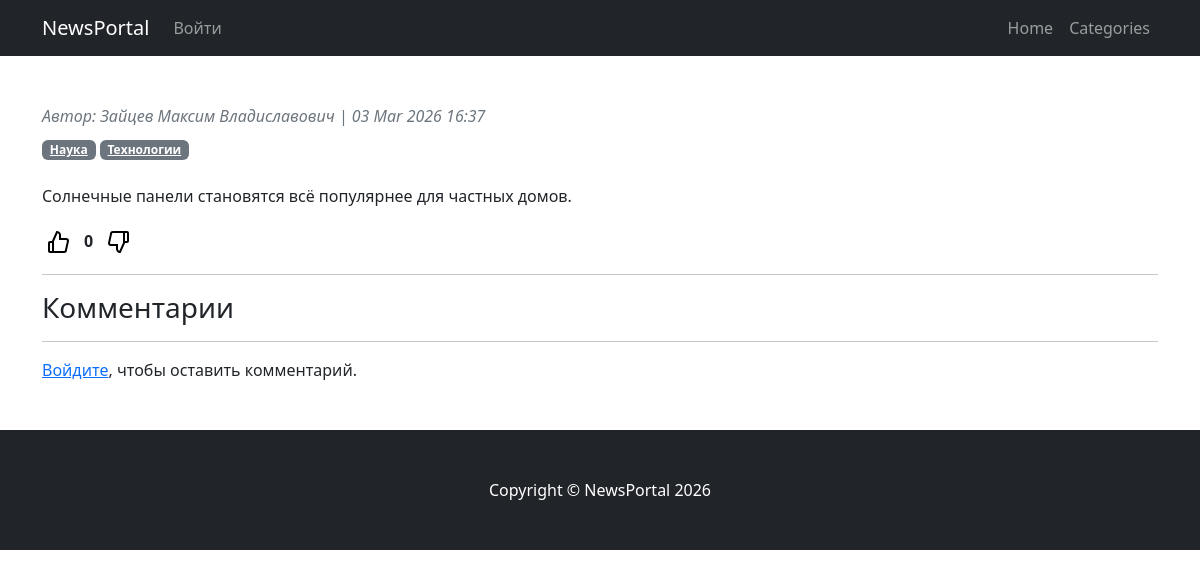
The page /news/32/ on the database as committed earlier.
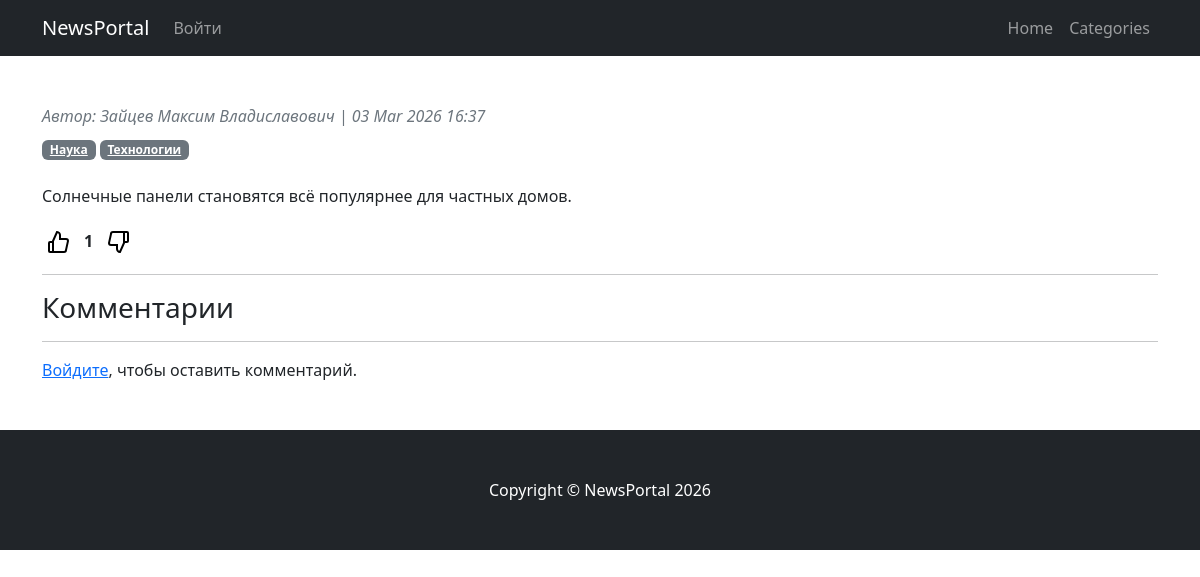
The same page on the database as committed later.
### NewsPortal/models.py (models this page shows, shortened)
class Post(models.Model):
    name = models.CharField(max_length=50)
    author = models.ForeignKey(Author, on_delete=models.CASCADE)
    type_post = models.CharField(max_length=20, choices=POST_CHOICES)
    time_create = models.DateTimeField(auto_now_add=True)
    categories = models.ManyToManyField(Categories, through='PostCategories')
    content = models.TextField()
    rating_post = models.IntegerField(default=0)

class Author(models.Model):
    user = models.OneToOneField(User, on_delete=models.CASCADE)
    rating_author = models.IntegerField(default=0)

### NewsPortal/views.py (the view)
# urls.py: path('news/<int:pk>/', PostDetailView.as_view(), name='post_detail'),
class PostDetailView(DetailView):
    model = Post
    template_name = 'post_detail.html'
    context_object_name = 'post'
    def get_context_data(self, **kwargs):
        context = super().get_context_data(**kwargs)
        context['categories'] = Categories.objects.all()
        context['comments'] = self.object.comment_set.all()  # все комментарии поста
        return context

### NewsPortal/templatetags/custom_filters.py (called while the page is built)
@register.filter
def censor(value):
    if not isinstance(value, str):
        return value
    pattern = r'\b(' + '|'.join(re.escape(word) for word in BAD_WORDS) + r')\b'
    def replace_with_stars(match):
        word = match.group()
        return word[0] + '*' * (len(word) - 1)
    return re.sub(pattern, replace_with_stars, value, flags=re.IGNORECASE)

### templates/post_detail.html (shortened to what this page needs)
{% extends 'flatpages/default.html' %}
{% load custom_filters %}
{% block content %}
<article>
<header class="mb-4">
<div class="text-muted fst-italic mb-2">
Автор: {{ post.author.user.username }}
| {{ post.time_create|date:"d M Y H:i" }}
</div>
{% for category in post.categories.all %}
<a class="badge bg-secondary"
href="{% url 'posts_by_category' category.id %}">
{{ category.name_categories }}
</a>
{% endfor %}
</header>
<section class="mb-5">
<p>{{ post.content | censor }}</p>
<div class="rating-bar">
<button type="button" class="rating-btn"
onclick="likePost({{ post.id }})">
<svg viewBox="0 0 24 24" fill="none">
<path d="M7 22H4C3.46 22 3 21.5 3 21V13
C3 12.4 3.4 12 4 12H7M14 9V5
C14 4 13 2 11 2L7 11V22H18
C19 22 20 21 20 20L22 11
C22 10 21 9 20 9H14Z"
stroke="currentColor" stroke-width="2"/>
</svg>
</button>
<strong id="post-rating-{{ post.id }}">
{{ post.rating_post }}
</strong>
<button type="button" class="rating-btn dislike"
onclick="dislikePost({{ post.id }})">
<svg viewBox="0 0 24 24" fill="none">
<path d="M7 22H4C3.46 22 3 21.5 3 21V13
C3 12.4 3.4 12 4 12H7M14 9V5
C14 4 13 2 11 2L7 11V22H18
C19 22 20 21 20 20L22 11
C22 10 21 9 20 9H14Z"
stroke="currentColor" stroke-width="2"/>
</svg>
</button>
</div>
<hr>
<h3>Комментарии</h3>
<hr>
{% if request.user.is_authenticated %}
<form method="post" action="{% url "add_comment" post.id %}">
    {% csrf_token %}
    <div class="mb-3">
        <label for="commentText" class="form-label">Оставить комментарий</label>
        <textarea class="form-control" id="commentText" name="text" rows="3"></textarea>
    </div>
    <button class="btn btn-primary" type="submit">Отправить</button>
</form>
{% else %}
<p><a href="{% url 'account_login' %}">Войдите</a>, чтобы оставить комментарий.</p>
{% endif %}
</section>
</article>
{% endblock %}

Rows that differ between the two databases and show on the page:
changed Post "Солнечные панели становятся всё популярнее для частных домов.": rating_post "0" → "1"
